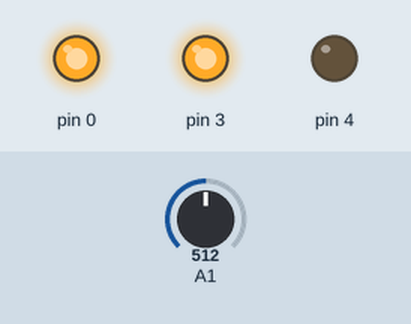
Simulated run of this sketch. Board: Arduino Uno, built with avr-gcc and run on an emulated ATmega328P. On the bench: output pins drawn as LEDs (lit = HIGH). The inputs (shaded band) are chosen by the test bench; at power-on: A1 = 512.

Above: at 7.0 s.
7.1 s: A1 set to 236
14.1 s: A1 set to 202
At 15.8 s:
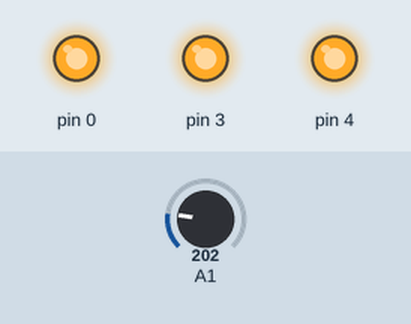
21.1 s: A1 set to 112
28.1 s: A1 set to 100
At 29.4 s:
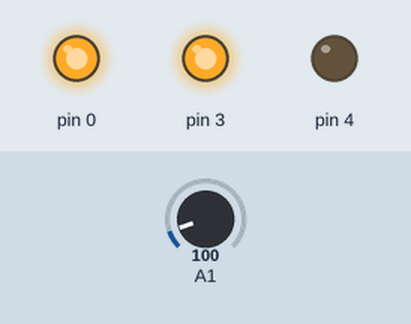
35.1 s: A1 set to 80
At 36.0 s:
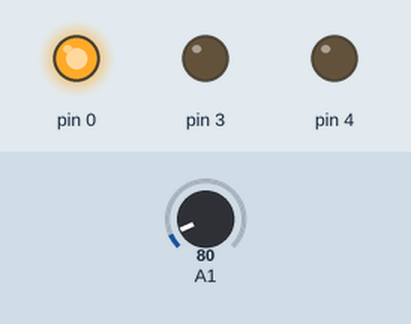
42.1 s: A1 set to 110
At 42.5 s:
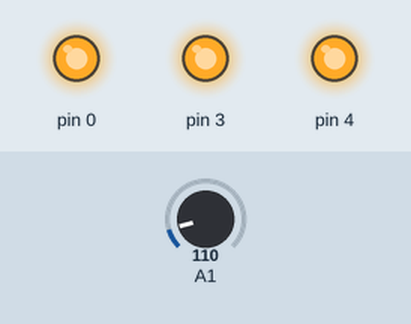
Timing chart, 0 to 45.1 s (numbered marks = the images above; inputs shaded):
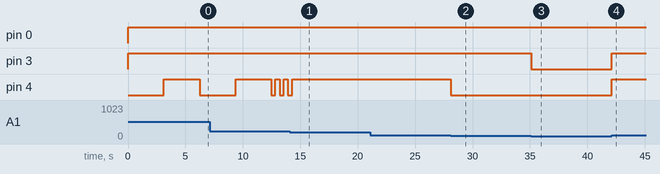

Measured:
- the behaviour switches between 221 and 220 on A1 (found by bisection; images 0 and 1)
- the behaviour switches between 101 and 100 on A1 (found by bisection; images 1 and 2)
- after the input at 14.1 s, pin 4: goes on until 14.3 s, then stays HIGH
- after the input at 21.1 s, every drawn part: stays the same
- after the input at 28.1 s, pin 4: HIGH → LOW at once
- after the input at 35.1 s, pin 3: HIGH → LOW at once
- after the input at 42.1 s, pin 3, pin 4: LOW → HIGH at once

The sketch:

headBang.ino
```cpp
/*
 * poti as sensetive selector:
 * Vin and GND to the bouth sides of 10k poti
 * 10k poti out to the sensor pin
 * + of electret micro to sensor pin
 * - of electret micro to GND
 */
int sensorPin = PIN1;    // select the input pin for the potentiometer
int sensorValue = 0;  // variable to store the value coming from the sensor

void setup() {
  // declare the ledPin as an OUTPUT:
  pinMode(0, OUTPUT);
  pinMode(1, OUTPUT);
  pinMode(sensorPin, INPUT);
  pinMode(3, OUTPUT);
  pinMode(4, OUTPUT);
}

void loop() {
  // read the value from the sensor:
  sensorValue = analogRead(sensorPin);
  // turn the ledPin on
  digitalWrite(0, sensorValue>50);
  digitalWrite(1, sensorValue>60);
  digitalWrite(3, sensorValue>90);

  if (sensorValue>220) {
    delay(200 + 10*(sensorValue-220));
    digitalWrite(4, HIGH);
    delay(200 + 10*(sensorValue-220));
    digitalWrite(4, LOW);
  } else {
    digitalWrite(4, sensorValue>100);
  }
}
```
